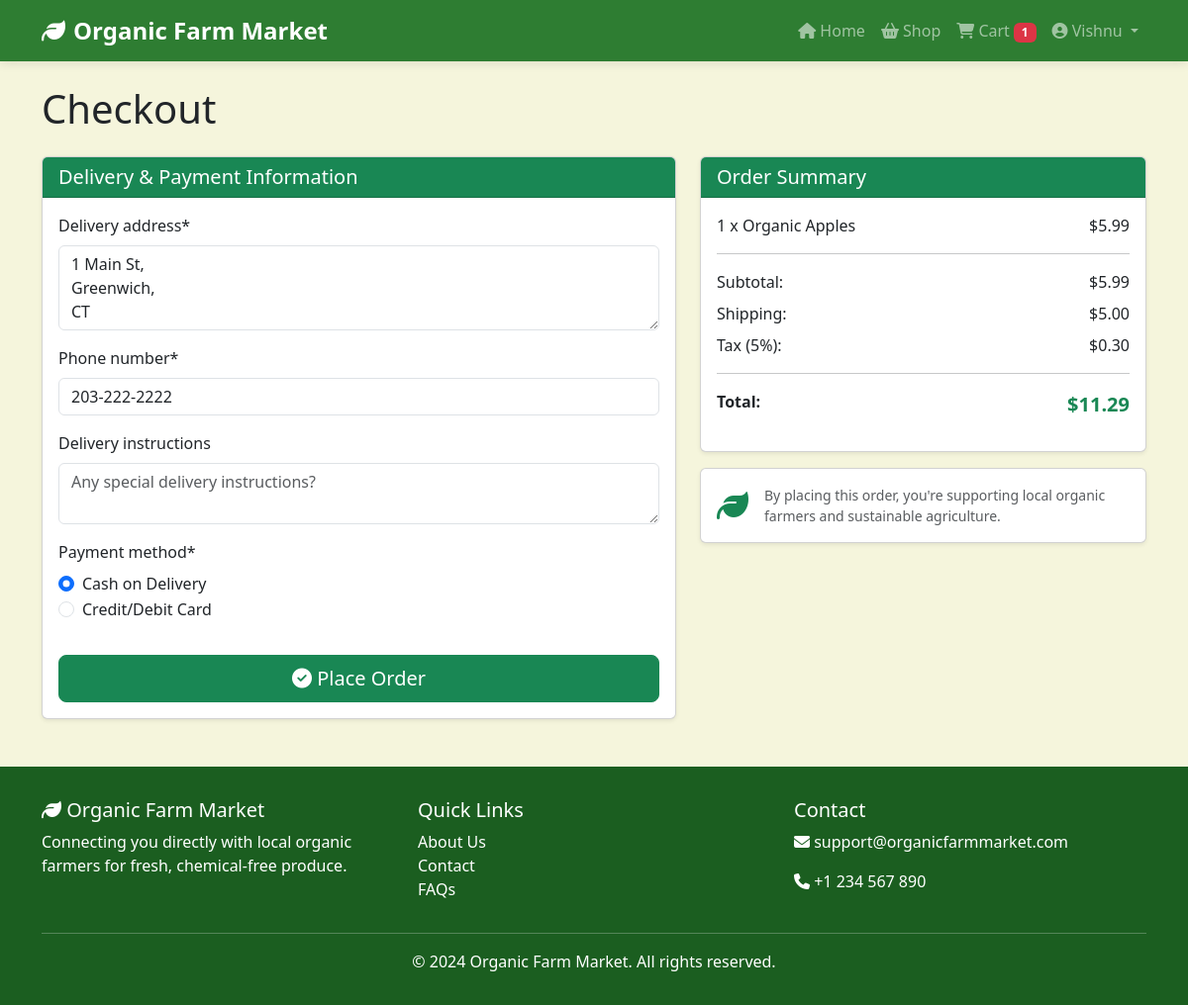
Page /orders/checkout/ (signed in) on the committed database.
### accounts/models.py (models this page shows, shortened)
class User(AbstractUser):
    USER_TYPE_CHOICES = (
        ('customer', 'Customer'),
        ('farmer', 'Farmer'),
    )
    user_type = models.CharField(max_length=10, choices=USER_TYPE_CHOICES, default='customer')
    phone = models.CharField(max_length=15, blank=True, null=True)
    profile_picture = models.ImageField(upload_to='profile_pics/', blank=True, null=True)
    address = models.TextField(blank=True, null=True)
    @property
    def is_farmer(self):
        return self.user_type == 'farmer'

### cart/models.py (models this page shows, shortened)
class CartItem(models.Model):
    cart = models.ForeignKey(Cart, on_delete=models.CASCADE, related_name='items')
    product = models.ForeignKey(Product, on_delete=models.CASCADE)
    quantity = models.PositiveIntegerField(default=1)
    added_at = models.DateTimeField(auto_now_add=True)
    class Meta:
        unique_together = ('cart', 'product')
    @property
    def total_price(self):
        return Decimal(str(self.product.price)) * Decimal(str(self.quantity))

### products/models.py (models this page shows, shortened)
class Product(models.Model):
    UNIT_CHOICES = (
        ('kg', 'Kilogram (kg)'),
        ('g', 'Gram (g)'),
        ('dozen', 'Dozen'),
        ('piece', 'Piece'),
        ('bunch', 'Bunch'),
    )
    farmer = models.ForeignKey(FarmerProfile, on_delete=models.CASCADE, related_name='products')
    category = models.ForeignKey(Category, on_delete=models.SET_NULL, null=True, related_name='products')
    name = models.CharField(max_length=100)
    slug = models.SlugField(unique=True, blank=True)
    description = models.TextField()
    price = models.DecimalField(max_digits=10, decimal_places=2)
    unit = models.CharField(max_length=10, choices=UNIT_CHOICES, default='kg')
    stock_quantity = models.PositiveIntegerField(default=0)
    image = models.ImageField(upload_to='products/', blank=True, null=True)
    is_organic_certified = models.BooleanField(default=True)
    is_available = models.BooleanField(default=True)
    created_at = models.DateTimeField(auto_now_add=True)
    updated_at = models.DateTimeField(auto_now=True)

### orders/views.py (the view)
# urls.py: path('checkout/', views.checkout, name='checkout'),
@login_required
def checkout(request):
    cart = Cart.objects.filter(user=request.user).first()
    if not cart or cart.total_items == 0:
        messages.warning(request, 'Your cart is empty. Please add some products first.')
        return redirect('cart:cart_detail')
    subtotal = cart.subtotal
    shipping_threshold = Decimal('50.00')
    shipping_cost = Decimal('5.00') if subtotal > 0 and subtotal < shipping_threshold else Decimal('0.00')
    tax_rate = Decimal('0.05')
    tax = subtotal * tax_rate
    total = subtotal + shipping_cost + tax
    if request.method == 'POST':
        form = CheckoutForm(request.POST)
        if form.is_valid():
            try:
                with transaction.atomic():
                    order = form.save(commit=False)
                    order.customer = request.user
                    order.subtotal = subtotal
                    order.shipping_cost = shipping_cost
                    order.tax = tax
                    order.total_amount = total
                    if order.payment_method == 'cod':
                        order.payment_status = 'pending'
                        order.status = 'confirmed'  # Auto-confirm for COD
                    else:
                        order.payment_status = 'pending'  # Will be updated after card payment
                        order.status = 'pending'
                    order.save()
                    for cart_item in cart.items.select_related('product'):
                        product = cart_item.product
                        if cart_item.quantity > product.stock_quantity:
                            raise Exception(f'Sorry, {product.name} is now out of stock or has insufficient quantity.')
                        product.stock_quantity -= cart_item.quantity
                        product.save()
                        OrderItem.objects.create(
                            order=order,
                            product=product,
                            farmer=product.farmer,
                            quantity=cart_item.quantity,
                            price_at_purchase=product.price,
                        )
                    cart.clear_cart()
                    messages.success(request, f'Order #{order.order_number} placed successfully!')
                    if order.payment_method == 'cod':
                        return redirect('orders:order_detail', order_id=order.id)
                    else:
                        return redirect('orders:dummy_payment', order_id=order.id)
            except Exception as e:
                messages.error(request, str(e))
                return redirect('cart:cart_detail')
    else:
        initial_data = {}
        if request.user.address:
            initial_data['delivery_address'] = request.user.address
        if request.user.phone:
            initial_data['phone_number'] = request.user.phone
        form = CheckoutForm(initial=initial_data)
    context = {
        'form': form,
        'cart': cart,
        'cart_items': cart.items.select_related('product').all(),
        'subtotal': subtotal,
        'shipping_cost': shipping_cost,
        'tax': tax,
        'total': total,
    }
    return render(request, 'orders/checkout.html', context)

### orders/forms.py
class CheckoutForm(forms.ModelForm):
    class Meta:
        model = Order
        fields = ['delivery_address', 'phone_number', 'delivery_instructions', 'payment_method']
        widgets = {
            'delivery_address': forms.Textarea(attrs={'rows': 3, 'placeholder': 'Enter your complete delivery address'}),
            'phone_number': forms.TextInput(attrs={'placeholder': 'Enter your phone number'}),
            'delivery_instructions': forms.Textarea(attrs={'rows': 2, 'placeholder': 'Any special delivery instructions?'}),
            'payment_method': forms.RadioSelect(),
        }
    def __init__(self, *args, **kwargs):
        super().__init__(*args, **kwargs)
        for field in self.fields:
            if field != 'payment_method':
                self.fields[field].widget.attrs['class'] = 'form-control'

### cart/context_processors.py (called while the page is built)
def cart_count(request):
    if request.user.is_authenticated:
        cart = Cart.objects.filter(user=request.user).first()
        if cart:
            return {'cart_count': cart.total_items}
    return {'cart_count': 0}

### cart/models.py (called while the page is built)
    @property
    def total_items(self):
        return sum(item.quantity for item in self.items.all())

    @property
    def subtotal(self):
        total = Decimal('0.00')
        for item in self.items.all():
            total += item.total_price
        return total

### templates/orders/checkout.html (shortened to what this page needs)
{% extends 'base.html' %}
{% load crispy_forms_tags %}
{% block content %}
<div class="container mt-4">
    <h1 class="mb-4">Checkout</h1>
    <div class="row">
        <div class="col-md-7">
            <div class="card shadow-sm">
                <div class="card-header bg-success text-white">
                    <h5 class="mb-0">Delivery & Payment Information</h5>
                </div>
                <div class="card-body">
                    <form method="post">
                        {{ form|crispy }}
                        <button type="submit" class="btn btn-success btn-lg w-100 mt-3">
                            <i class="fas fa-check-circle"></i> Place Order
                        </button>
                    </form>
                </div>
            </div>
        </div>
        <div class="col-md-5">
            <div class="card shadow-sm">
                <div class="card-header bg-success text-white">
                    <h5 class="mb-0">Order Summary</h5>
                </div>
                <div class="card-body">
                    {% for item in cart_items %}
                        <div class="d-flex justify-content-between mb-2">
                            <span>{{ item.quantity }} x {{ item.product.name }}</span>
                            <span>${{ item.total_price|floatformat:2 }}</span>
                        </div>
                    {% endfor %}
                    <hr>
                    <div class="d-flex justify-content-between mb-2">
                        <span>Subtotal:</span>
                        <span>${{ subtotal|floatformat:2 }}</span>
                    </div>
                    <div class="d-flex justify-content-between mb-2">
                        <span>Shipping:</span>
                        <span>
                            {% if shipping_cost > 0 %}
                                ${{ shipping_cost|floatformat:2 }}
                            {% else %}
                                Free
                            {% endif %}
                        </span>
                    </div>
                    <div class="d-flex justify-content-between mb-2">
                        <span>Tax (5%):</span>
                        <span>${{ tax|floatformat:2 }}</span>
                    </div>
                    <hr>
                    <div class="d-flex justify-content-between mb-3">
                        <strong>Total:</strong>
                        <strong class="text-success fs-5">${{ total|floatformat:2 }}</strong>
                    </div>
                </div>
            </div>
            <div class="card mt-3 shadow-sm">
                <div class="card-body">
                    <div class="d-flex align-items-center">
                        <i class="fas fa-leaf fa-2x text-success me-3"></i>
                        <small class="text-muted">
                            By placing this order, you're supporting local organic farmers and sustainable agriculture.
                        </small>
                    </div>
                </div>
            </div>
        </div>
    </div>
</div>
{% endblock %}

### templates/base.html (shortened to what this page needs)
<!DOCTYPE html>
<html lang="en">
<head>
    <link href="https://cdn.jsdelivr.net/npm/bootstrap@5.3.0/dist/css/bootstrap.min.css" rel="stylesheet">
    <link rel="stylesheet" href="https://cdnjs.cloudflare.com/ajax/libs/font-awesome/6.4.0/css/all.min.css">
</head>
<body>
    <nav class="navbar navbar-expand-lg navbar-dark">
        <div class="container">
            <a class="navbar-brand" href="{% url 'pages:home' %}">
                <i class="fas fa-leaf me-2"></i>Organic Farm Market
            </a>
            <div class="collapse navbar-collapse" id="navbarNav">
                <ul class="navbar-nav ms-auto">
                    <li class="nav-item">
                        <a class="nav-link" href="{% url 'pages:home' %}">
                            <i class="fas fa-home"></i> Home
                        </a>
                    </li>
                    <li class="nav-item">
                        <a class="nav-link" href="{% url 'products:product_list' %}">
                            <i class="fas fa-shopping-basket"></i> Shop
                        </a>
                    </li>
                    {% if user.is_authenticated %}
                        {% if user.is_farmer %}
                            <li class="nav-item">
                                <a class="nav-link" href="{% url 'accounts:farmer_dashboard' %}">
                                    <i class="fas fa-tachometer-alt"></i> Dashboard
                                </a>
                            </li>
                            <li class="nav-item">
                                <a class="nav-link" href="{% url 'accounts:customer_dashboard' %}">
                                    <i class="fas fa-user"></i> My Account
                                </a>
                            </li>
                            <li class="nav-item">
                                <a class="nav-link" href="{% url 'products:farmer_product_list' %}">
                                    <i class="fas fa-user"></i> My Products
                                </a>
                            </li>
                            <li class="nav-item">
                                <a class="nav-link" href="{% url 'orders:farmer_orders' %}">
                                    <i class="fas fa-shopping-cart"></i> Orders
                                </a>
                            </li>
                        {% else %}
                            <li class="nav-item">
                                <a class="nav-link" href="{% url 'cart:cart_detail' %}">
                                    <i class="fas fa-shopping-cart"></i> Cart
                                    <span class="badge bg-danger cart-count">{{ cart_count }}</span>
                                </a>
                            </li>
                        {% endif %}
                        <li class="nav-item dropdown">
                            <a class="nav-link dropdown-toggle" href="#" id="userDropdown" role="button" data-bs-toggle="dropdown">
                                <i class="fas fa-user-circle"></i> {{ user.username }}
                            </a>
                        </li>
                    {% endif %}
                </ul>
            </div>
        </div>
    </nav>
    {% block content %}
    {% endblock %}
    <footer class="footer">
        <div class="container">
            <div class="row">
                <div class="col-md-4">
                    <h5><i class="fas fa-leaf"></i> Organic Farm Market</h5>
                    <p>Connecting you directly with local organic farmers for fresh, chemical-free produce.</p>
                </div>
                <div class="col-md-4">
                    <h5>Quick Links</h5>
                    <ul class="list-unstyled">
                        <li><a href="#" class="text-white text-decoration-none">About Us</a></li>
                        <li><a href="#" class="text-white text-decoration-none">Contact</a></li>
                        <li><a href="#" class="text-white text-decoration-none">FAQs</a></li>
                    </ul>
                </div>
                <div class="col-md-4">
                    <h5>Contact</h5>
                    <p><i class="fas fa-envelope"></i> support@organicfarmmarket.com</p>
                    <p><i class="fas fa-phone"></i> +1 234 567 890</p>
                </div>
            </div>
            <hr class="bg-light">
            <div class="text-center">
                <p class="mb-0">&copy; 2024 Organic Farm Market. All rights reserved.</p>
            </div>
        </div>
    </footer>
</body>
</html>

### templates/base.html (style rules this page uses)
:root { --primary-green: #2E7D32; --secondary-orange: #FFB74D; --light-beige: #F5F5DC; --dark-green: #1B5E20; }
body { font-family: 'Segoe UI', Tahoma, Geneva, Verdana, sans-serif; background-color: var(--light-beige); }
.navbar { background-color: var(--primary-green) !important; box-shadow: 0 2px 10px rgba(0,0,0,0.1); }
.navbar-brand { font-weight: bold; font-size: 1.5rem; }
.footer { background-color: var(--dark-green); color: white; padding: 2rem 0; margin-top: 3rem; }

### rows in the picture
User: username "Vishnu"
CartItem: quantity "1", product.name "Organic Apples", total_price "5.99"

### other values in the picture
{{ cart_count }} "1"
{{ subtotal|floatformat:2 }} "5.99"
{{ shipping_cost|floatformat:2 }} "5.00"
{{ tax|floatformat:2 }} "0.30"
{{ total|floatformat:2 }} "11.29"
